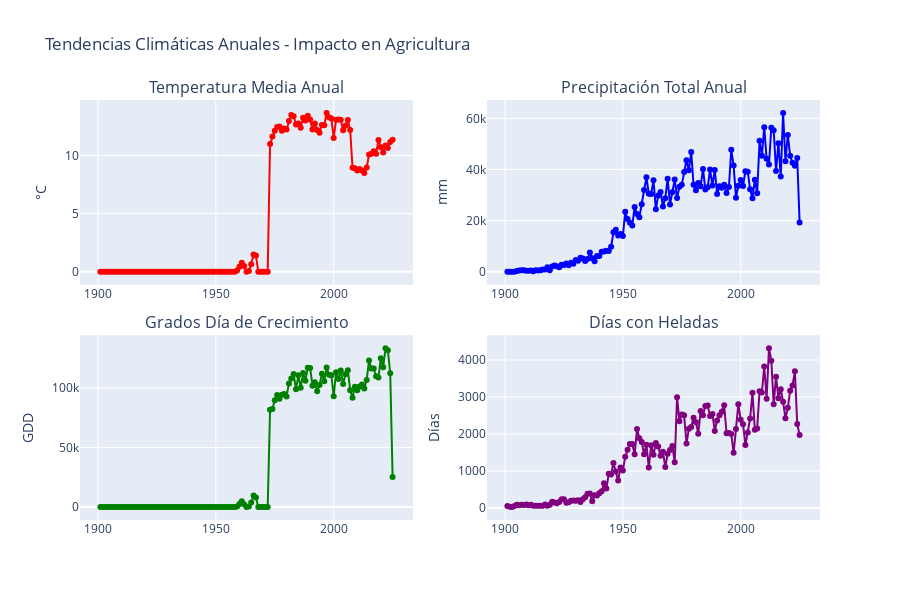

Here is the notebook cell this chart was saved with:
### Code cell
# Gráfico de tendencias anuales
fig = make_subplots(
    rows=2, cols=2,
    subplot_titles=('Temperatura Media Anual', 'Precipitación Total Anual', 
                   'Grados Día de Crecimiento', 'Días con Heladas'),
    vertical_spacing=0.12
)

# Temperatura media
fig.add_trace(
    go.Scatter(x=annual_climate['YEAR'], y=annual_climate['TAVG_C'],
               mode='lines+markers', name='Temp. Media',
               line=dict(color='red', width=2)),
    row=1, col=1
)

# Precipitación
fig.add_trace(
    go.Scatter(x=annual_climate['YEAR'], y=annual_climate['PRCP_MM'],
               mode='lines+markers', name='Precipitación',
               line=dict(color='blue', width=2)),
    row=1, col=2
)

# Grados día
fig.add_trace(
    go.Scatter(x=annual_climate['YEAR'], y=annual_climate['GDD_10'],
               mode='lines+markers', name='GDD-10',
               line=dict(color='green', width=2)),
    row=2, col=1
)

# Días con heladas
fig.add_trace(
    go.Scatter(x=annual_climate['YEAR'], y=annual_climate['FROST_DAY'],
               mode='lines+markers', name='Días Heladas',
               line=dict(color='purple', width=2)),
    row=2, col=2
)

fig.update_layout(
    height=600,
    title_text="Tendencias Climáticas Anuales - Impacto en Agricultura",
    showlegend=False
)

fig.update_yaxes(title_text="°C", row=1, col=1)
fig.update_yaxes(title_text="mm", row=1, col=2)
fig.update_yaxes(title_text="GDD", row=2, col=1)
fig.update_yaxes(title_text="Días", row=2, col=2)

fig.show()
